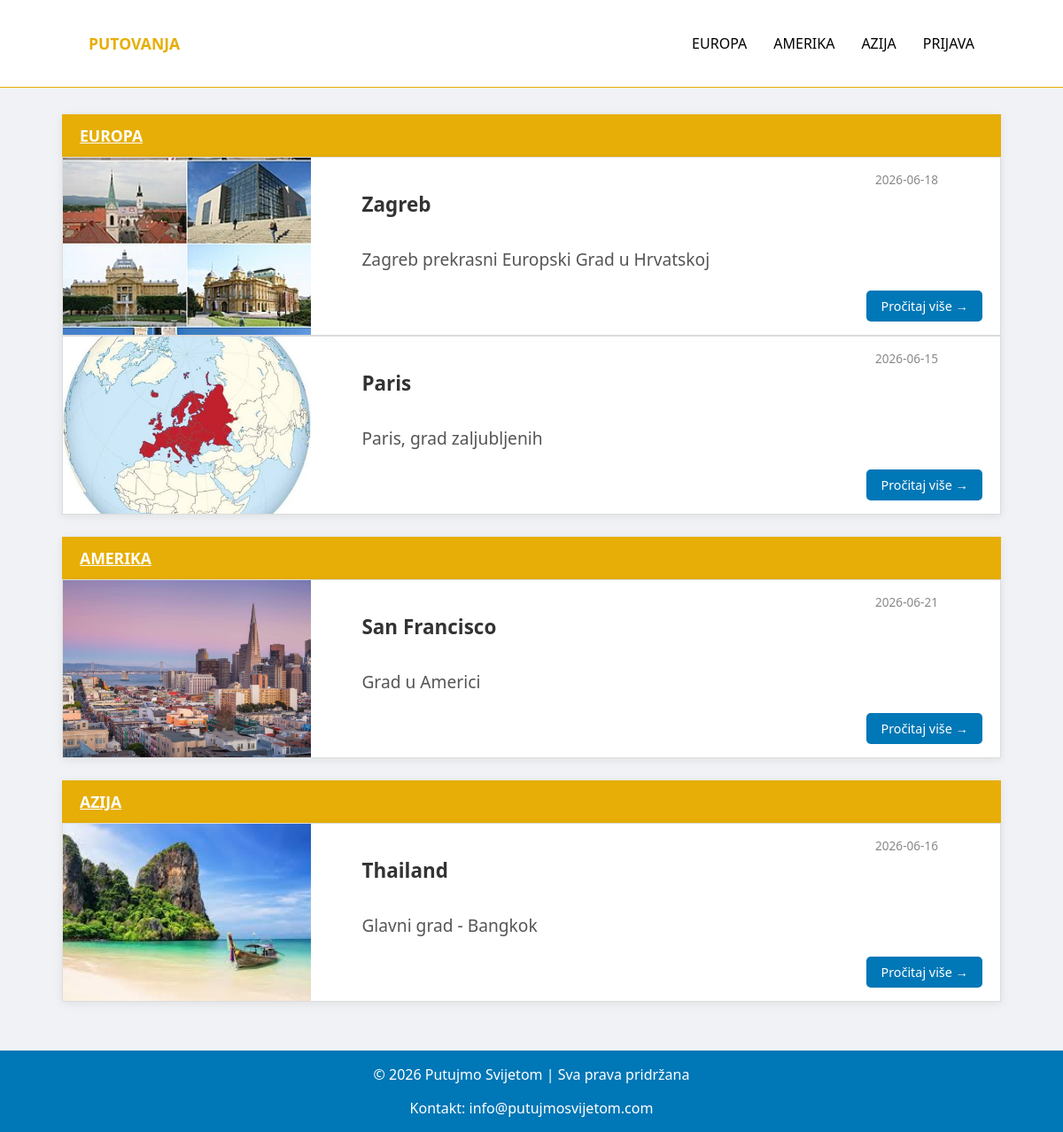
The page / on the database its author committed.
### tables this page shows
CREATE TABLE `destinacije` (
  `id` int(11) NOT NULL,
  `datum` date NOT NULL,
  `naslov` varchar(100) NOT NULL,
  `sazetak` text NOT NULL,
  `tekst` text NOT NULL,
  `slika` varchar(100) NOT NULL,
  `kategorija` varchar(50) NOT NULL,
  `arhiva` tinyint(1) DEFAULT 0
);

### index.php (the view, shortened to what this page needs)
<?php
include 'connect.php';
?>
<!DOCTYPE html>
<html lang="hr">
<head>
    <link rel="stylesheet" href="style.css">
</head>
<body>
<?php include 'header.php'; ?>
<main>
    <section class="europa">
        <h2 class="kategorija">EUROPA</h2>
        <?php
        $query = "SELECT * FROM destinacije
                  WHERE arhiva = 0 AND kategorija = 'Europa'
                  ORDER BY datum DESC";
        $result = mysqli_query($conn, $query);
        while($row = mysqli_fetch_assoc($result)) {
        ?>
        <article>
            <div class="destinacija-card">
                <div class="slika">
                    <img src="uploads/<?php echo $row['slika']; ?>"
                         alt="<?php echo htmlspecialchars($row['naslov']); ?>">
                </div>
                <div class="content">
                    <div class="card-top">
                        <h3><?php echo $row['naslov']; ?></h3>
                        <span class="datum"><?php echo $row['datum']; ?></span>
                    </div>
                    <p><?php echo $row['sazetak']; ?></p>
                    <div class="card-bottom">
                        <a href="clanak.php?id=<?php echo $row['id']; ?>" class="btn">
                            Pročitaj više →
                        </a>
                    </div>
                </div>
            </div>
        </article>
        <?php } ?>
    </section>
    <section class="amerika">
        <h2 class="kategorija">AMERIKA</h2>
        <?php
        $query = "SELECT * FROM destinacije
                  WHERE arhiva = 0 AND kategorija = 'Amerika'
                  ORDER BY datum DESC";
        $result = mysqli_query($conn, $query);
        while($row = mysqli_fetch_assoc($result)) {
        ?>
        <article>
            <div class="destinacija-card">
                <div class="slika">
                    <img src="uploads/<?php echo $row['slika']; ?>"
                         alt="<?php echo htmlspecialchars($row['naslov']); ?>">
                </div>
                <div class="content">
                    <div class="card-top">
                        <h3><?php echo $row['naslov']; ?></h3>
                        <span class="datum"><?php echo $row['datum']; ?></span>
                    </div>
                    <p><?php echo $row['sazetak']; ?></p>
                    <div class="card-bottom">
                        <a href="clanak.php?id=<?php echo $row['id']; ?>" class="btn">
                            Pročitaj više →
                        </a>
                    </div>
                </div>
            </div>
        </article>
        <?php } ?>
    </section>
    <section class="azija">
        <h2 class="kategorija">AZIJA</h2>
        <?php
        $query = "SELECT * FROM destinacije
                  WHERE arhiva = 0 AND kategorija = 'Azija'
                  ORDER BY datum DESC";
        $result = mysqli_query($conn, $query);
        while($row = mysqli_fetch_assoc($result)) {
        ?>
        <article>
            <div class="destinacija-card">
                <div class="slika">
                    <img src="uploads/<?php echo $row['slika']; ?>"
                         alt="<?php echo htmlspecialchars($row['naslov']); ?>">
                </div>
                <div class="content">
                    <div class="card-top">
                        <h3><?php echo $row['naslov']; ?></h3>
                        <span class="datum"><?php echo $row['datum']; ?></span>
                    </div>
                    <p><?php echo $row['sazetak']; ?></p>
                    <div class="card-bottom">
                        <a href="clanak.php?id=<?php echo $row['id']; ?>" class="btn">
                            Pročitaj više →
                        </a>
                    </div>
                </div>
            </div>
        </article>
        <?php } ?>
    </section>
</main>
<?php include 'footer.php'; ?>
</body>
</html>

### header.php (shortened to what this page needs)
<header>
    <nav class="nav-bar">
        <div class="nav-left">
            <a href="index.php" class="nav-link">PUTOVANJA</a>
        </div>
        <ul class="nav-right">
            <li><a href="kategorija.php?kategorija=Europa">EUROPA</a></li>
            <li><a href="kategorija.php?kategorija=Amerika">AMERIKA</a></li>
            <li><a href="kategorija.php?kategorija=Azija">AZIJA</a></li>
            <?php if (!isset($_SESSION['username'])) { ?>
                <li><a href="registracija.php">PRIJAVA</a></li>
            <?php } ?>
        </ul>
    </nav>
</header>

### footer.php (shortened to what this page needs)
<!DOCTYPE html>
<html lang="hr">
<head>
    <link rel="stylesheet" href="style.css">
</head>
<footer>
        <p>&copy; 2026 Putujmo Svijetom | Sva prava pridržana</p>
        <p>Kontakt: info@putujmosvijetom.com</p>
</footer>
</body>
</html>

### style.css (style rules this page uses)
:root { --zuta-boja: #e6ae06; --plava-boja: #0077b6; }
body { font-family: 'Segoe UI', Arial, sans-serif; margin: 0; padding: 0; background-color: #f0f2f5; color: #333; display: flex; flex-direction: column; min-height: 100vh; }
main { max-width: 1100px; width: 100%; margin: 30px auto; padding: 0 20px; box-sizing: border-box; flex: 1; }
main section { width: 100%; background-color: #fff; box-shadow: 0 2px 10px rgba(0, 0, 0, 0.08); margin-bottom: 25px; overflow: hidden; }
header { background-color: white; color: white; padding: 20px 0; text-align: center; border-bottom: 1px solid var(--zuta-boja); }
.kategorija { font-size: 1.1rem; background-color: var(--zuta-boja); color: white; text-decoration: underline; padding: 12px 20px; margin: 0; }
nav { padding: 0px 20px; max-width: 1000px; margin: auto; display: flex; justify-content: space-between; align-items: center; }
.nav-left .nav-link { color: var(--zuta-boja); text-decoration: none; font-weight: 600; font-size: 1.1rem; }
.nav-right { display: flex; list-style: none; margin: 0; padding: 0; gap: 30px; }
.nav-right li a { color: black; text-decoration: none; padding: 18px 0; display: block; transition: all 0.3s; }
footer { background-color: var(--plava-boja); color: #ffffff; text-align: center; }
.destinacija-card { display: flex; background: white; border: 1px solid #ddd; margin: 15px 0px; overflow: hidden; box-shadow: 0 2px 8px rgba(0,0,0,0.06); transition: box-shadow 0.3s; height: 200px; }
.destinacija-card img { width: 280px; height: 200px; object-fit: cover; flex-shrink: 0; }
.destinacija-card .content { padding: 15px 20px; flex: 1; display: flex; flex-direction: column; justify-content: space-between; }
.destinacija-card .card-top { display: flex; justify-content: space-between; align-items: flex-start; }
.destinacija-card { margin: 0; font-size: 1.2rem; }
.destinacija-card .datum { font-size: 0.85rem; color: #888; white-space: nowrap; margin-left: 10px; }
.destinacija-card p { color: #555; margin: 10px 0; line-height: 1.5; flex: 1; }
.destinacija-card .card-bottom { display: flex; justify-content: flex-end; }
.destinacija-card .btn { display: inline-block; background-color: var(--plava-boja); color: white; padding: 8px 16px; text-decoration: none; border-radius: 5px; font-size: 0.9rem; }
.datum { font-size: 12px; color: gray; margin-bottom: 15px; text-align: right; margin-right: 50px; }
.slika { display: block; width: 30%; margin: 0 auto; margin-bottom: 20px; }

### rows shown on the page
destinacije: slika (picture), naslov "Zagreb", datum "2026-06-18", sazetak "Zagreb prekrasni Europski Grad u Hrvatskoj"
destinacije: slika (picture), naslov "Paris", datum "2026-06-15", sazetak "Paris, grad zaljubljenih"
destinacije: slika (picture), naslov "San Francisco", datum "2026-06-21", sazetak "Grad u Americi"
destinacije: slika (picture), naslov "Thailand", datum "2026-06-16", sazetak "Glavni grad - Bangkok"
